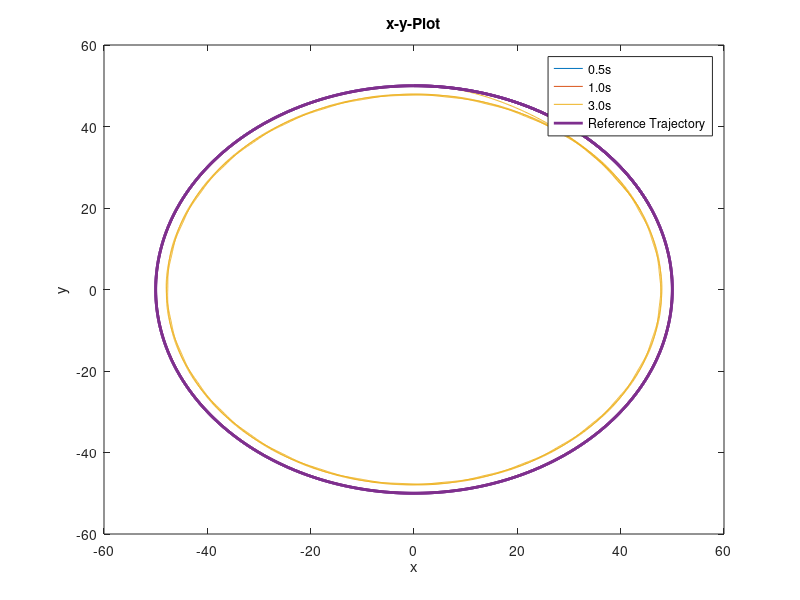
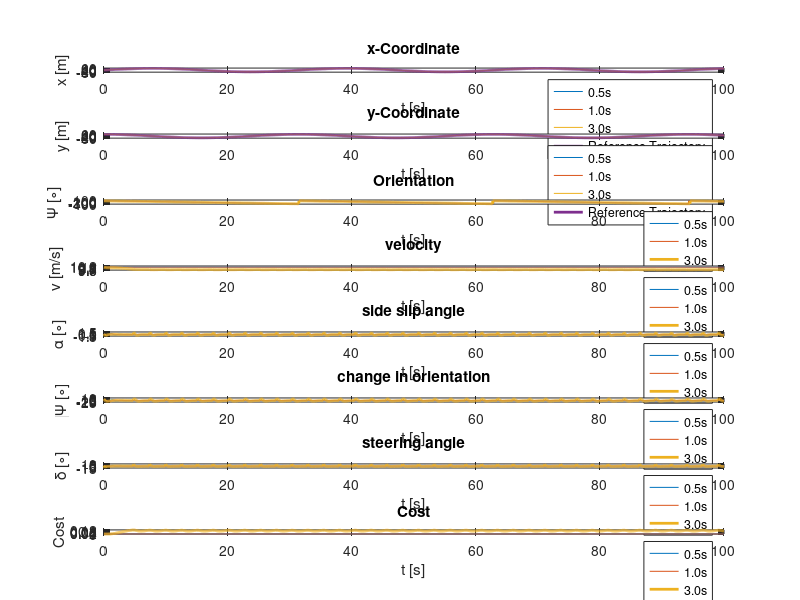
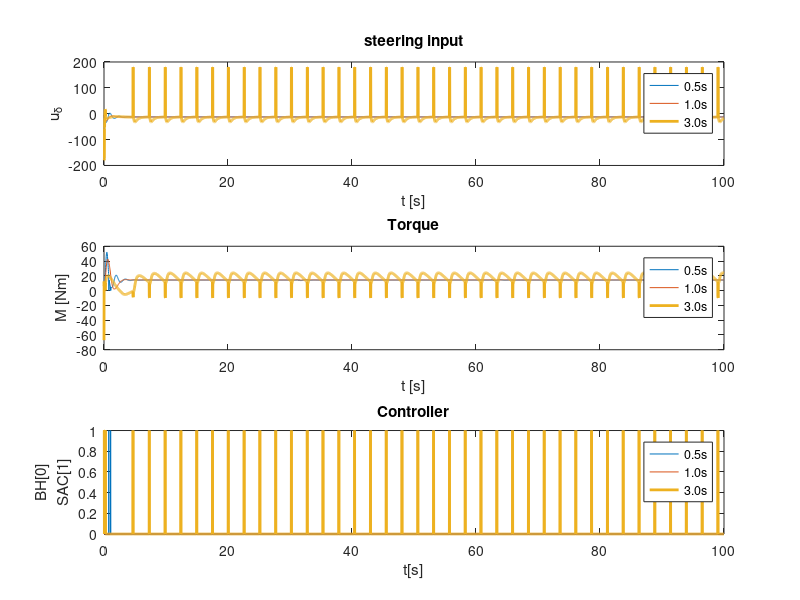

MATLAB code to generate these figures, in order:
clear all;
close all;

data05=load('result_Circle05.txt');

t05=data05(:,1);
x105=data05(:,2);
x205=data05(:,3);
x305=data05(:,4);
x405=data05(:,5);
x505=data05(:,6);
x605=data05(:,7);
x705=data05(:,8);
Cost05=data05(:,9);

for i=1:size(t05)+50
x_t05(i,1)=50*sin(2*pi*0.031830988618379*t05(2)*(i-1));
y_t05(i,1)=50*cos(2*pi*0.031830988618379*t05(2)*(i-1));
end
for i=1:size(t05)
Cost05(i,1)=(t05(2)-t05(1))*((x105(i)-x_t05(i,1))*(x105(i)-x_t05(i,1))+(x205(i)-y_t05(i,1))*(x205(i)-y_t05(i,1))+0.1*(x405(i)-10)*(x405(i)-10));
end

u105=data05(:,10);
u205=data05(:,11);

controller05=data05(:,12);

data10=load('result_Circle10.txt');

t10=data10(:,1);
x110=data10(:,2);
x210=data10(:,3);
x310=data10(:,4);
x410=data10(:,5);
x510=data10(:,6);
x610=data10(:,7);
x710=data10(:,8);
Cost10=data10(:,9);

for i=1:size(t10)+50
x_t10(i,1)=50*sin(2*pi*0.031830988618379*t10(2)*(i-1));
y_t10(i,1)=50*cos(2*pi*0.031830988618379*t10(2)*(i-1));
end
for i=1:size(t10)
Cost10(i,1)=(t10(2)-t10(1))*((x110(i)-x_t10(i,1))*(x110(i)-x_t10(i,1))+(x210(i)-y_t10(i,1))*(x210(i)-y_t10(i,1))+0.1*(x410(i)-10)*(x410(i)-10));
end

u110=data10(:,10);
u210=data10(:,11);

controller10=data10(:,12);

data30=load('result_Circle30.txt');

t30=data30(:,1);
x130=data30(:,2);
x230=data30(:,3);
x330=data30(:,4);
x430=data30(:,5);
x530=data30(:,6);
x630=data30(:,7);
x730=data30(:,8);
Cost30=data30(:,9);

for i=1:size(t30)+50
x_t30(i,1)=50*sin(2*pi*0.031830988618379*t30(2)*(i-1));
y_t30(i,1)=50*cos(2*pi*0.031830988618379*t30(2)*(i-1));
end
for i=1:size(t30)
Cost30(i,1)=(t30(2)-t30(1))*((x130(i)-x_t30(i,1))*(x130(i)-x_t30(i,1))+(x230(i)-y_t30(i,1))*(x230(i)-y_t30(i,1))+0.1*(x430(i)-10)*(x430(i)-10));
end

u130=data30(:,10);
u230=data30(:,11);

controller30=data30(:,12);

figure(1)

plot(x105,x205,x110,x210,x130,x230,x_t05(1:size(t05)),y_t05(1:size(t05)),'LineWidth',2)
xlabel('x');
ylabel('y');
title('x-y-Plot');
legend('0.5s','1.0s','3.0s','Reference Trajectory');



figure(2)
title('States');
subplot(8,1,1)
plot(t05,x105,t10,x110,t30,x130,t05,x_t05(1:size(t05)),'LineWidth',2)
xlabel('t [s]');
ylabel('x [m]');
title('x-Coordinate');
legend('0.5s','1.0s','3.0s','Reference Trajectory');

subplot(8,1,2)
plot(t05,x205,t10,x210,t30,x230,t05,y_t05(1:size(t05)),'LineWidth',2)
xlabel('t [s]');
ylabel('y [m]');
title('y-Coordinate');
legend('0.5s','1.0s','3.0s','Reference Trajectory');

subplot(8,1,3)
plot(t05,x305,t10,x310,t30,x330,'LineWidth',2)
xlabel('t [s]');
ylabel('\Psi [\circ]');
title('Orientation');
legend('0.5s','1.0s','3.0s');

subplot(8,1,4)
plot(t05,x405,t10,x410,t30,x430,'LineWidth',2)
xlabel('t [s]');
ylabel('v [m/s]');
title('velocity');
legend('0.5s','1.0s','3.0s');

subplot(8,1,5)
plot(t05,x505,t10,x510,t30,x530,'LineWidth',2)
xlabel('t [s]');
ylabel('\alpha [\circ]');
title('side slip angle');
legend('0.5s','1.0s','3.0s');

subplot(8,1,6)
plot(t05,x605,t10,x610,t30,x630,'LineWidth',2)
xlabel('t [s]');
ylabel('\Psi [\circ]');
title('change in orientation');
legend('0.5s','1.0s','3.0s');

subplot(8,1,7)
plot(t05,x705,t10,x710,t30,x730,'LineWidth',2)
xlabel('t [s]');
ylabel('\delta [\circ]');
title('steering angle');
legend('0.5s','1.0s','3.0s');

subplot(8,1,8)
plot(t05,Cost05,t10,Cost10,t30,Cost30,'LineWidth',2)
xlabel('t [s]');
ylabel('Cost');
title('Cost');
legend('0.5s','1.0s','3.0s');

figure(3)
title('Control Inputs');

subplot(3,1,1)
plot(t05,u105,t10,u110,t30,u130,'LineWidth',2)
xlabel('t [s]');
ylabel('u_\delta');
title('steering input');
legend('0.5s','1.0s','3.0s');

subplot(3,1,2)
plot(t05,u205,t10,u210,t30,u230,'LineWidth',2)
xlabel('t [s]');
ylabel('M [Nm]');
title('Torque');
legend('0.5s','1.0s','3.0s');

subplot(3,1,3)
plot(t05,controller05,t10,controller10,t30,controller30,'LineWidth',2)
xlabel('t[s]');
ylabel({'BH[0]','SAC[1]'});
title('Controller');
legend('0.5s','1.0s','3.0s');